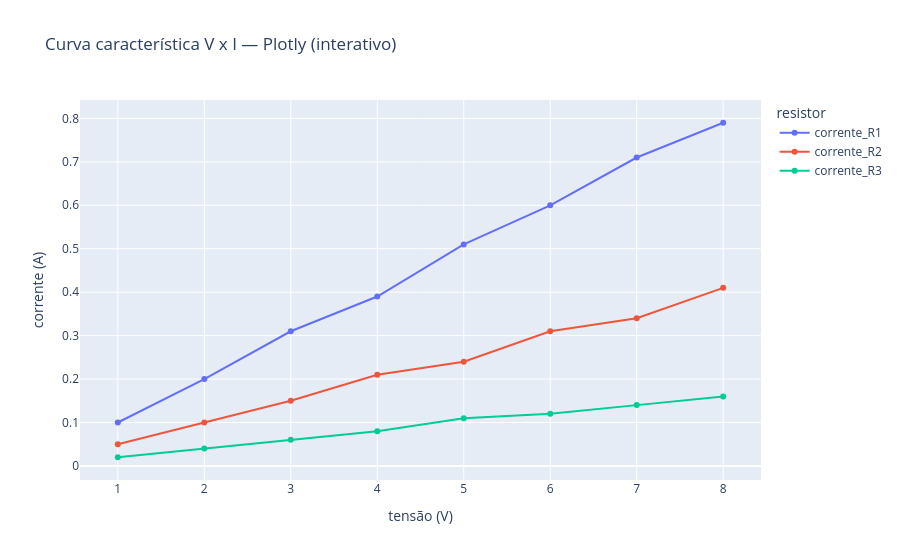

Source (notebook cell):
### Markdown cell above
### Exercício 3.2
Refaça o mesmo gráfico com Plotly, de forma interativa (dica: `dados` já está em formato "wide";
você pode chamar `px.line` três vezes com `fig.add_scatter`, ou usar `pd.melt` para reformatar os
dados em formato "long" — pesquise se tiver curiosidade, mas qualquer uma das duas formas está
válida).

### Code cell
import plotly.express as px

fig = px.line(dados, x="tensao_V", y=["corrente_R1", "corrente_R2", "corrente_R3"],
               markers=True,
               labels={"tensao_V": "tensão (V)", "value": "corrente (A)", "variable": "resistor"},
               title="Curva característica V x I — Plotly (interativo)")
fig.show()

### Figure 1 — Plotly figure (JSON) as saved in the notebook; plotly's stock layout.template omitted (floating-point values rounded to 4 significant figures)
{"data": [{"hovertemplate": "resistor=corrente_R1<br>tensão (V)=%{x}<br>corrente (A)=%{y}<extra></extra>", "legendgroup": "corrente_R1", "line": {"color": "#636efa", "dash": "solid"}, "marker": {"symbol": "circle"}, "mode": "lines+markers", "name": "corrente_R1", "orientation": "v", "showlegend": true, "type": "scatter", "x": [1, 2, 3, 4, 5, 6, 7, 8], "xaxis": "x", "y": [0.1, 0.2, 0.31, 0.39, 0.51, 0.6, 0.71, 0.79], "yaxis": "y"}, {"hovertemplate": "resistor=corrente_R2<br>tensão (V)=%{x}<br>corrente (A)=%{y}<extra></extra>", "legendgroup": "corrente_R2", "line": {"color": "#EF553B", "dash": "solid"}, "marker": {"symbol": "circle"}, "mode": "lines+markers", "name": "corrente_R2", "orientation": "v", "showlegend": true, "type": "scatter", "x": [1, 2, 3, 4, 5, 6, 7, 8], "xaxis": "x", "y": [0.05, 0.1, 0.15, 0.21, 0.24, 0.31, 0.34, 0.41], "yaxis": "y"}, {"hovertemplate": "resistor=corrente_R3<br>tensão (V)=%{x}<br>corrente (A)=%{y}<extra></extra>", "legendgroup": "corrente_R3", "line": {"color": "#00cc96", "dash": "solid"}, "marker": {"symbol": "circle"}, "mode": "lines+markers", "name": "corrente_R3", "orientation": "v", "showlegend": true, "type": "scatter", "x": [1, 2, 3, 4, 5, 6, 7, 8], "xaxis": "x", "y": [0.02, 0.04, 0.06, 0.08, 0.11, 0.12, 0.14, 0.16], "yaxis": "y"}], "layout": {"legend": {"title": {"text": "resistor"}, "tracegroupgap": 0}, "title": {"text": "Curva característica V x I — Plotly (interativo)"}, "xaxis": {"anchor": "y", "domain": [0.0, 1.0], "title": {"text": "tensão (V)"}}, "yaxis": {"anchor": "x", "domain": [0.0, 1.0], "title": {"text": "corrente (A)"}}}}
